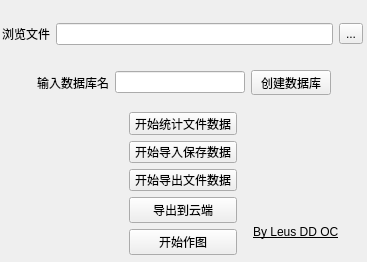
<?xml version="1.0" encoding="UTF-8"?>
<ui version="4.0">
 <class>Form</class>
 <widget class="QWidget" name="Form">
  <property name="geometry">
   <rect>
    <x>0</x>
    <y>0</y>
    <width>367</width>
    <height>262</height>
   </rect>
  </property>
  <property name="windowTitle">
   <string>Form</string>
  </property>
  <widget class="QWidget" name="layoutWidget">
   <property name="geometry">
    <rect>
     <x>2</x>
     <y>22</y>
     <width>361</width>
     <height>24</height>
    </rect>
   </property>
   <layout class="QGridLayout" name="gridLayout_2">
    <item row="0" column="0">
     <widget class="QLabel" name="label">
      <property name="text">
       <string>浏览文件</string>
      </property>
     </widget>
    </item>
    <item row="0" column="1">
     <layout class="QGridLayout" name="gridLayout">
      <item row="0" column="1">
       <widget class="QToolButton" name="toolButton">
        <property name="text">
         <string>...</string>
        </property>
       </widget>
      </item>
      <item row="0" column="0">
       <widget class="QLineEdit" name="filename_LineEdit">
        <property name="text">
         <string/>
        </property>
       </widget>
      </item>
     </layout>
    </item>
   </layout>
  </widget>
  <widget class="QWidget" name="layoutWidget">
   <property name="geometry">
    <rect>
     <x>129</x>
     <y>112</y>
     <width>108</width>
     <height>143</height>
    </rect>
   </property>
   <layout class="QVBoxLayout" name="verticalLayout_2">
    <item>
     <layout class="QVBoxLayout" name="verticalLayout">
      <item>
       <widget class="QPushButton" name="statistics_btn">
        <property name="text">
         <string>开始统计文件数据</string>
        </property>
       </widget>
      </item>
      <item>
       <widget class="QPushButton" name="save_btn">
        <property name="text">
         <string>开始导入保存数据</string>
        </property>
       </widget>
      </item>
      <item>
       <widget class="QPushButton" name="analyze_btn">
        <property name="text">
         <string>开始导出文件数据</string>
        </property>
       </widget>
      </item>
     </layout>
    </item>
    <item>
     <widget class="QPushButton" name="pushButton">
      <property name="text">
       <string>导出到云端</string>
      </property>
     </widget>
    </item>
    <item>
     <widget class="QPushButton" name="draw_btn">
      <property name="text">
       <string>开始作图</string>
      </property>
     </widget>
    </item>
   </layout>
  </widget>
  <widget class="QWidget" name="layoutWidget">
   <property name="geometry">
    <rect>
     <x>37</x>
     <y>70</y>
     <width>294</width>
     <height>25</height>
    </rect>
   </property>
   <layout class="QGridLayout" name="gridLayout_3">
    <item row="0" column="0">
     <widget class="QLabel" name="label_2">
      <property name="text">
       <string>输入数据库名</string>
      </property>
     </widget>
    </item>
    <item row="0" column="1">
     <widget class="QLineEdit" name="database_name_LineEdit"/>
    </item>
    <item row="0" column="2">
     <widget class="QPushButton" name="creat_database_btn">
      <property name="text">
       <string>创建数据库</string>
      </property>
     </widget>
    </item>
   </layout>
  </widget>
  <widget class="QLabel" name="label_3">
   <property name="geometry">
    <rect>
     <x>253</x>
     <y>211</y>
     <width>111</width>
     <height>41</height>
    </rect>
   </property>
   <property name="styleSheet">
    <string notr="true">
font: 11pt &quot;楷体&quot;;

text-decoration: underline;</string>
   </property>
   <property name="text">
    <string>By Leus DD OC</string>
   </property>
  </widget>
 </widget>
 <resources/>
 <connections>
  <connection>
   <sender>toolButton</sender>
   <signal>clicked()</signal>
   <receiver>Form</receiver>
   <slot>browse_files()</slot>
   <hints>
    <hint type="sourcelabel">
     <x>360</x>
     <y>30</y>
    </hint>
    <hint type="destinationlabel">
     <x>115</x>
     <y>182</y>
    </hint>
   </hints>
  </connection>
  <connection>
   <sender>statistics_btn</sender>
   <signal>clicked()</signal>
   <receiver>Form</receiver>
   <slot>statistics_file()</slot>
   <hints>
    <hint type="sourcelabel">
     <x>165</x>
     <y>114</y>
    </hint>
    <hint type="destinationlabel">
     <x>26</x>
     <y>57</y>
    </hint>
   </hints>
  </connection>
  <connection>
   <sender>analyze_btn</sender>
   <signal>clicked()</signal>
   <receiver>Form</receiver>
   <slot>analyze_file()</slot>
   <hints>
    <hint type="sourcelabel">
     <x>181</x>
     <y>172</y>
    </hint>
    <hint type="destinationlabel">
     <x>311</x>
     <y>85</y>
    </hint>
   </hints>
  </connection>
  <connection>
   <sender>save_btn</sender>
   <signal>clicked()</signal>
   <receiver>Form</receiver>
   <slot>save_data()</slot>
   <hints>
    <hint type="sourcelabel">
     <x>181</x>
     <y>143</y>
    </hint>
    <hint type="destinationlabel">
     <x>42</x>
     <y>124</y>
    </hint>
   </hints>
  </connection>
  <connection>
   <sender>draw_btn</sender>
   <signal>clicked()</signal>
   <receiver>Form</receiver>
   <slot>paint_draw()</slot>
   <hints>
    <hint type="sourcelabel">
     <x>175</x>
     <y>253</y>
    </hint>
    <hint type="destinationlabel">
     <x>295</x>
     <y>149</y>
    </hint>
   </hints>
  </connection>
  <connection>
   <sender>creat_database_btn</sender>
   <signal>clicked()</signal>
   <receiver>Form</receiver>
   <slot>create_database()</slot>
   <hints>
    <hint type="sourcelabel">
     <x>329</x>
     <y>93</y>
    </hint>
    <hint type="destinationlabel">
     <x>205</x>
     <y>234</y>
    </hint>
   </hints>
  </connection>
  <connection>
   <sender>database_name_LineEdit</sender>
   <signal>textChanged(QString)</signal>
   <receiver>Form</receiver>
   <slot>get_dbname()</slot>
   <hints>
    <hint type="sourcelabel">
     <x>228</x>
     <y>91</y>
    </hint>
    <hint type="destinationlabel">
     <x>47</x>
     <y>243</y>
    </hint>
   </hints>
  </connection>
  <connection>
   <sender>pushButton</sender>
   <signal>clicked()</signal>
   <receiver>Form</receiver>
   <slot>save_cloud()</slot>
   <hints>
    <hint type="sourcelabel">
     <x>152</x>
     <y>213</y>
    </hint>
    <hint type="destinationlabel">
     <x>44</x>
     <y>214</y>
    </hint>
   </hints>
  </connection>
 </connections>
 <slots>
  <slot>browse_files()</slot>
  <slot>analyze_file()</slot>
  <slot>statistics_file()</slot>
  <slot>save_data()</slot>
  <slot>paint_draw()</slot>
  <slot>create_database()</slot>
  <slot>get_dbname()</slot>
  <slot>save_cloud()</slot>
 </slots>
</ui>
